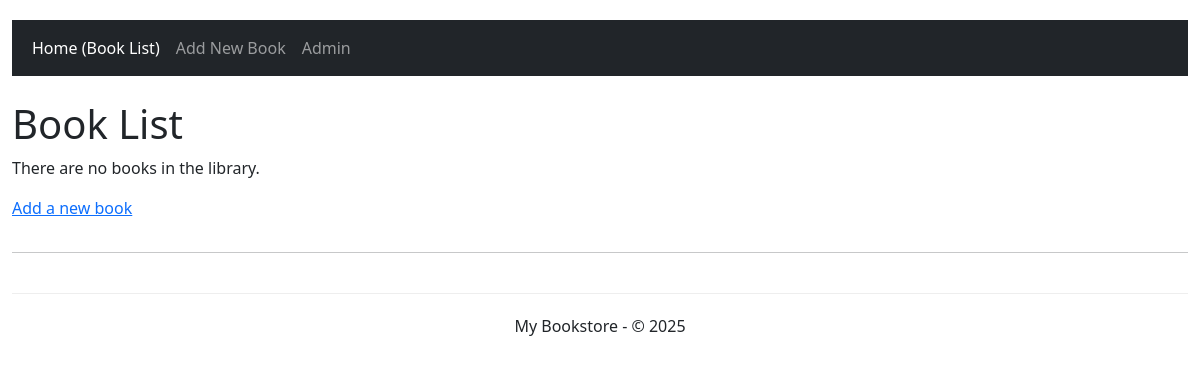
/books/, run on an earlier commit of the app's database.
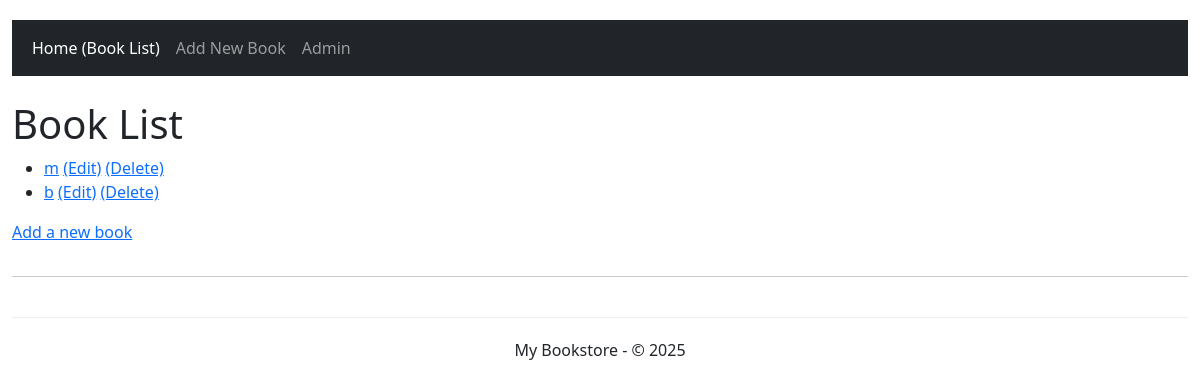
And on a later commit of the database.
### books/models.py (models this page shows, shortened)
class Book(models.Model):
    title = models.CharField(max_length=200)
    description = models.TextField(null=True, blank=True)
    rate = models.PositiveSmallIntegerField(default=0) # Assuming rate is 0-5 or similar, adjust if needed
    views = models.PositiveIntegerField(default=0)
    def get_absolute_url(self):
        from django.urls import reverse
        return reverse('book_detail', args=[str(self.id)])

### books/views.py (the view)
# urls.py: path('', BookListView.as_view(), name='book_list'),
class BookListView(ListView):
    model = Book
    template_name = 'books/book_list.html'
    context_object_name = 'book_list'

### books/templates/books/book_list.html (shortened to what this page needs)
{% extends "base_generic.html" %}
{% block content %}
  <h1>Book List</h1>
  {% if book_list %}
    <ul>
      {% for book in book_list %}
        <li>
          <a href="{{ book.get_absolute_url }}">{{ book.title }}</a>
          <a href="{% url 'book_edit' book.pk %}">(Edit)</a>
          <a href="{% url 'book_delete' book.pk %}">(Delete)</a>
        </li>
      {% endfor %}
    </ul>
  {% else %}
    <p>There are no books in the library.</p>
  {% endif %}
  <p><a href="{% url 'book_new' %}">Add a new book</a></p>
{% endblock %}

### templates/base_generic.html (shortened to what this page needs)
<!DOCTYPE html>
<html lang="en">
<head>
  <link href="https://cdn.jsdelivr.net/npm/bootstrap@5.3.0/dist/css/bootstrap.min.css" rel="stylesheet">
  {% load static %}
  <link rel="stylesheet" href="{% static 'css/styles.css' %}">
</head>
<body>
  <div class="container-fluid">
    <nav class="navbar navbar-expand-sm bg-dark navbar-dark">
      <div class="container-fluid">
        <ul class="navbar-nav">
          <li class="nav-item">
            <a class="nav-link active" href="{% url 'book_list' %}">Home (Book List)</a>
          </li>
          <li class="nav-item">
            <a class="nav-link" href="{% url 'book_new' %}">Add New Book</a>
          </li>
           <li class="nav-item">
            <a class="nav-link" href="{% url 'admin:index' %}">Admin</a>
          </li>
        </ul>
      </div>
    </nav>
    <div class="row mt-4">
      <div class="col-sm-12">
        {% block content %}{% endblock %}
      </div>
    </div>
    <hr>
    <footer>
      <p class="text-center">My Bookstore - &copy; {% now "Y" %}</p>
    </footer>
  </div>
</body>
</html>

### static/css/styles.css (style rules this page uses)
body { padding-top: 20px; padding-bottom: 20px; }
.navbar { margin-bottom: 20px; }
footer { margin-top: 40px; padding-top: 20px; border-top: 1px solid #eeeeee; }

What changed in the data, as far as the page shows it:
added Book: title "m"
added Book: title "b"
Also different on the page:
text no longer shown: "There are no books in the library."
